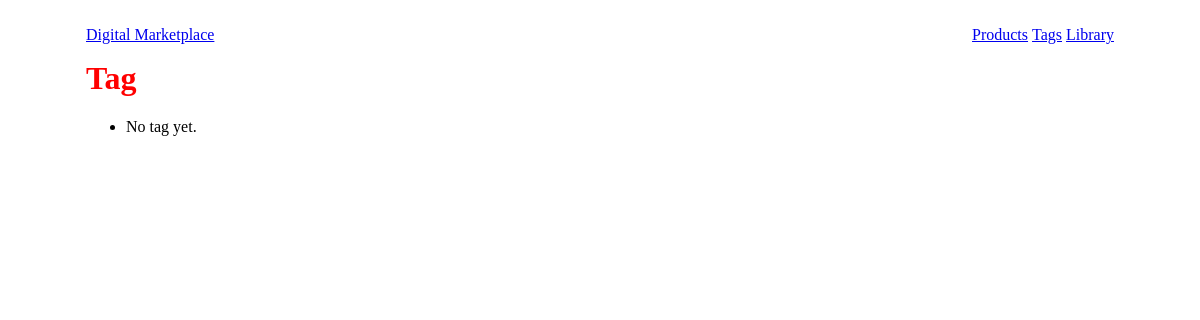
The page /tags/ on the database as committed earlier.
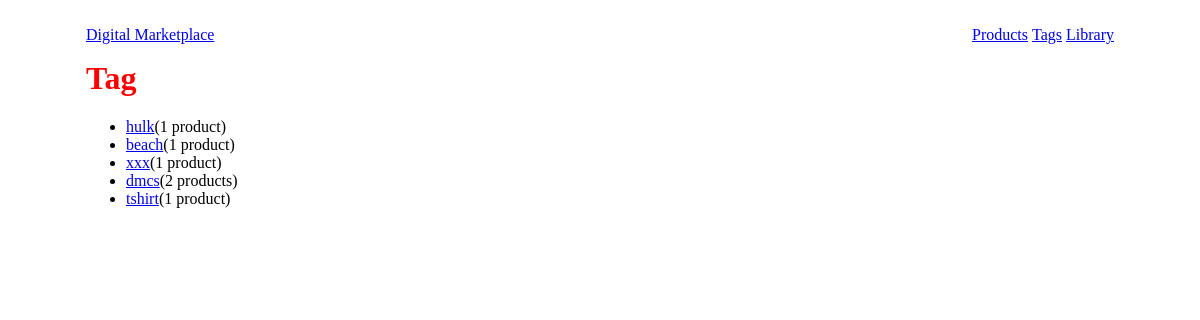
The same page on the database as committed later.
### tags/models.py (models this page shows, shortened)
class Tag(models.Model):
    title = models.CharField(max_length=120, unique=True)
    slug = models.SlugField(unique=True)
    products = models.ManyToManyField(Product, blank=True)
    active = models.BooleanField(default=True)
    objects = TagManager()
    def get_absolute_url(self):
        view_name = "tags:detail"
        return reverse(view_name, kwargs={"slug": self.slug})

### tags/views.py (the view)
class TagListView(ListView):
    model = Tag
    def get_queryset(self):
        return Tag.objects.all()

### tags/models.py (called while the page is built)
    def get_queryset(self):
        return TagQuerySet(self.model, using=self._db)

    def all(self, *args, **kwargs):
        return super(TagManager, self).all(*args, **kwargs).filter(active=True)

### templates/tags/tag_list.html (shortened to what this page needs)
{% extends "base.html" %}
{% block content %}
<h1>Tag</h1>
<ul>
{% for instance in object_list %}
    <li><a href="{{ instance.get_absolute_url }}">
      {{ instance.title }}</a>({{ instance.products.count }} product{% if instance.products.count > 1 %}s{% endif %})</li>
{% empty %}
    <li>No tag yet.</li>
{% endfor %}
</ul>
{% endblock content %}

### templates/base.html (shortened to what this page needs)
{% load staticfiles %}
<!DOCTYPE html>
<html>
<head>
  <link rel="stylesheet" href="//code.jquery.com/ui/1.12.1/themes/base/jquery-ui.css">
  <link rel='stylesheet' href='{% static "css/base.css" %}' />
<head>
<body>
  <nav class="main-nav">
    <ul class="pull-left first-nav">
      <li><a href='{% url "dashboard" %}'>Digital Marketplace</a></li>
    </ul>
    <ul class="pull-right">
      <li><a href='{% url "products:list" %}'>Products</a></li>
      <li><a href='{% url "tags:list" %}'>Tags</a></li>
      <li><a href='{% url "library" %}'>Library</a></li>
    </ul>
  </nav>
<div class="main-content">
{% block content %}
{% endblock content %}
</div>
</body>
</html>

### static/css/base.css (style rules this page uses)
h1 { color: red; }

Rows that differ between the two databases and show on the page:
added Tag: title "hulk", products.count "1"
added Tag: title "beach", products.count "1"
added Tag: title "xxx", products.count "1"
added Tag: title "dmcs", products.count "2"
added Tag: title "tshirt", products.count "1"
Other text that changed with them:
text no longer shown: "No tag yet."
